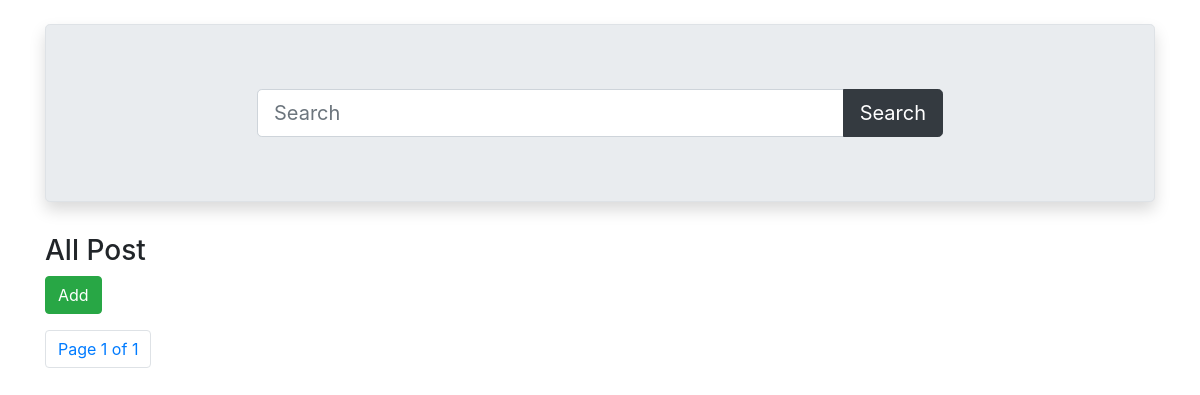
/post/, run on an earlier commit of the app's database.
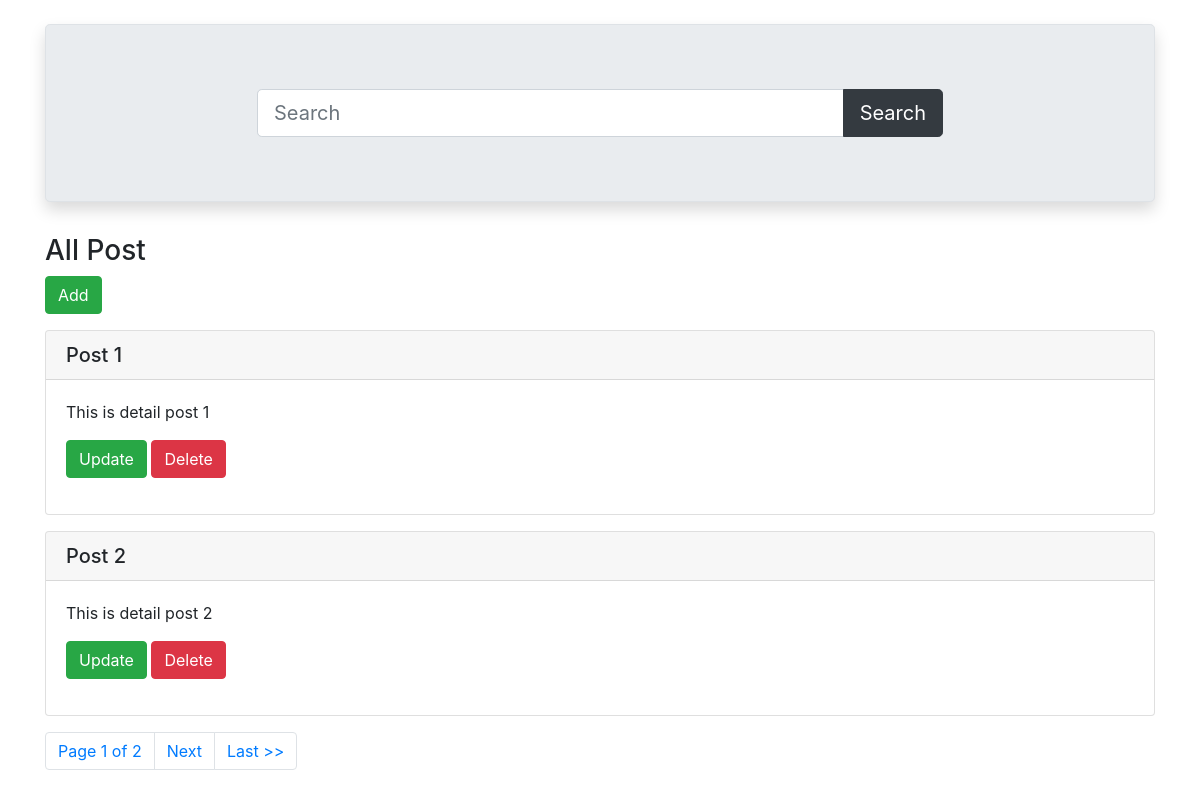
And on a later commit of the database.
### post/models.py (models this page shows)
class Post(models.Model):
    title = models.CharField(max_length=100)
    detail = models.TextField()

### post/views.py (the view)
# urls.py: path('', views.list, name='list'),
def list(request):
    if 'q' in request.GET:
        q = request.GET['q']
        posts = models.Post.objects.filter(title__icontains=q)
    else:
        posts = models.Post.objects.all()
    paginator = Paginator(posts, 2)
    page_number = request.GET.get('page')
    posts_obj = paginator.get_page(page_number)
    return render(request, 'list.html', {'posts': posts_obj})

### post/templates/list.html (shortened to what this page needs)
{% load static %}
<!DOCTYPE html>
<html lang="en">
<head>
    <link rel="stylesheet" href="{% static 'bootstrap.min.css' %}">
</head>
<body>
    <div class="container my-4">
        <div class="jumbotron border shadow">
            <div class="row">
                <div class="col-md-8 offset-2">
                    <form>
                        <div class="input-group">
                            <input name="q" type="text" class="form-control form-control-lg" placeholder="Search"/>
                            <div class="input-group-append">
                                <button class="btn btn-dark btn-lg">Search</button>
                            </div>
                        </div>
                    </form>
                </div>
            </div>
        </div>
        <h3>All Post</h3>
        <p><a class="btn btn-success" href="{% url 'add'%}">Add</a></p>
        {% for post in posts %}
        <div class="card my-3">
            <h5 class="card-header">{{post.title}}</h5>
            <div class="card-body">
                <p class="card-text">{{post.detail}}</p>
                <p><a class="btn btn-success" href="{% url 'update' post.id%}">Update</a>
                <a onclick="return confirm('Are you sure to delete?')" class="btn btn-danger" href="{% url 'delete' post.id%}">Delete</a></p>
            </div>
        </div>
        {% endfor %}
        <ul class="pagination">
            <li class="page-item">
                <a href="#" class="page-link"> Page {{ posts.number }} of {{ posts.paginator.num_pages }} </a>
            </li>
            {% if posts.has_next %}
            <li class="page-item">
                <a href="?page={{posts.next_page_number}}" class="page-link"> Next </a>
            </li>
            <li class="page-item">
                <a href="?page={{posts.paginator.num_pages}}" class="page-link"> Last >> </a>
            </li>
            {% endif %}
        </ul>
    </div>
</body>
</html>

What changed in the data, as far as the page shows it:
added Post: title "Post 1", detail "This is detail post 1"
added Post: title "Post 2", detail "This is detail post 2"
Also different on the page:
{{ posts.paginator.num_pages }}: "1" → "2"
text now shown: "Next Last >>"
